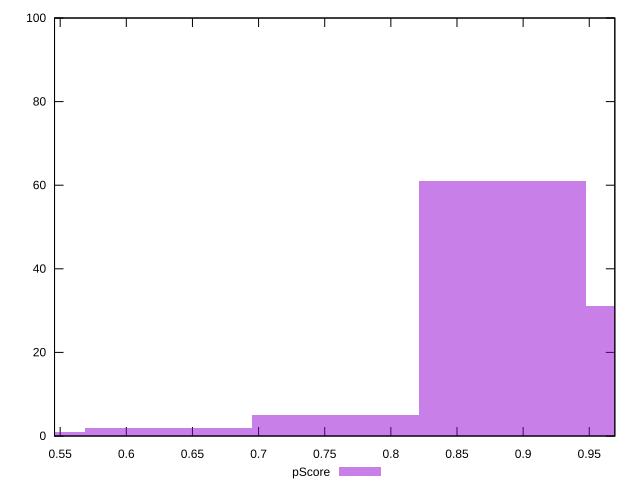

Write gnuplot code to recreate this figure.
reset

$pScore <<EOF
0.7581817618403954 5
0.5054545078935969 1
0.8845453888137946 61
1.0109090157871938 31
0.6318181348669961 2
EOF

set key outside below
set boxwidth 0.12636362697339923
set xrange [0.5457351656517668:0.9693214317535255]
set yrange [0:100]
set trange [0:100]
set style fill transparent solid 0.5 noborder
set terminal svg size 640, 490 enhanced background rgb 'white'
set output "report_00019_2021-02-10T18-14-37.922Z//mainthread-work-breakdown/samples/pages+cached/pScore/histogram.svg"

plot $pScore title "pScore" with boxes

reset
